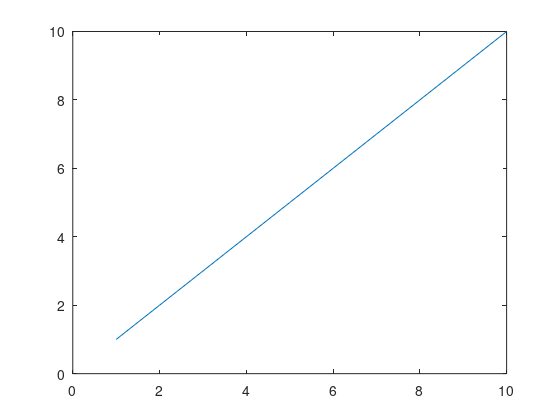

Recreate this plot in MATLAB.
h = figure;
plot(1:10);
set(h,'Units','Inches');
pos = get(h,'Position');
set(h,'PaperPositionMode','Auto','PaperUnits','Inches','PaperSize',[pos(3), pos(4)])
print(h,'fldr/filename','-dpdf','-r0')